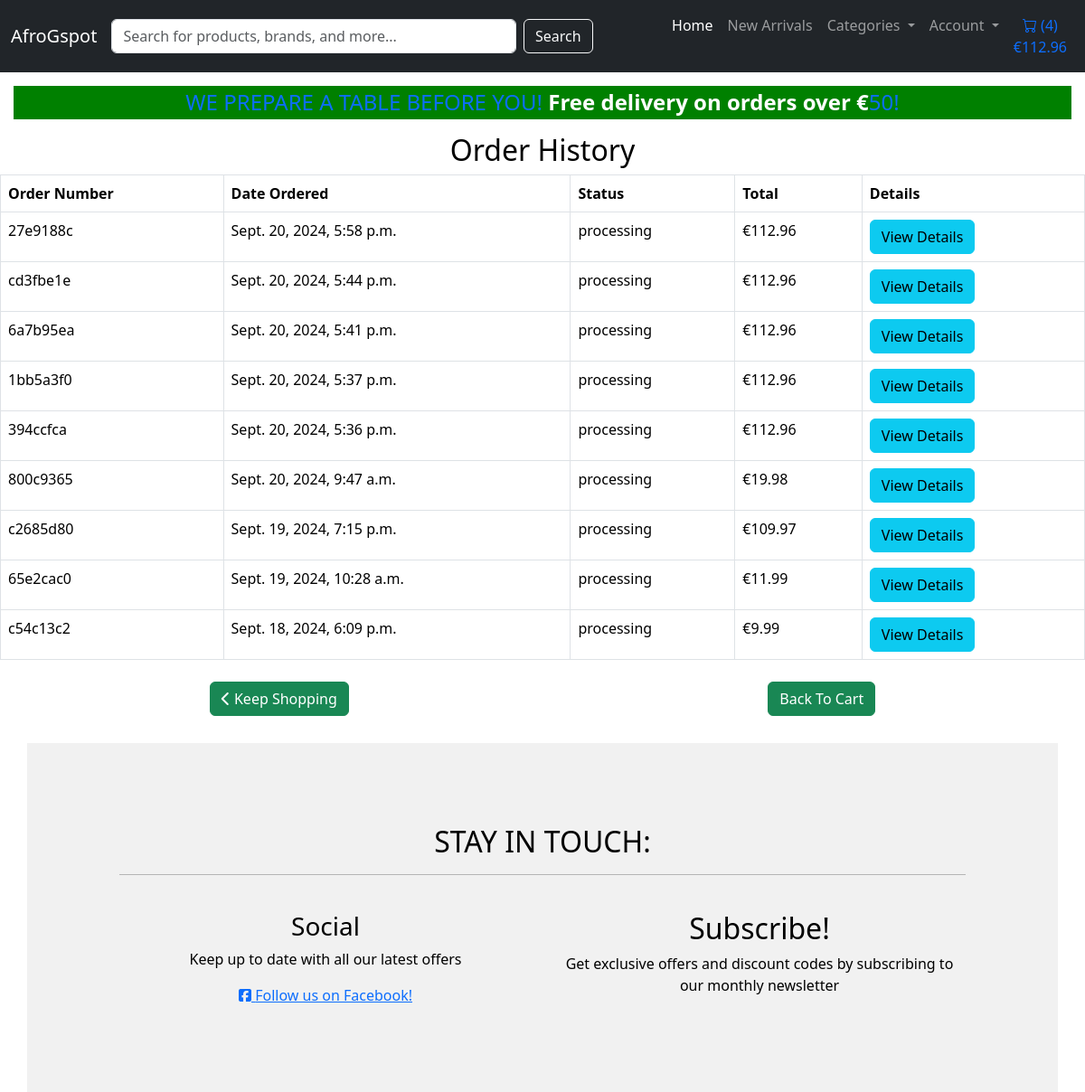
Page /checkout/order-history/ (signed in) on the committed database.
### checkout/models.py (models this page shows, shortened)
class Order(models.Model):
    user = models.ForeignKey(settings.AUTH_USER_MODEL, on_delete=models.SET_NULL, null=True, blank=True)
    profile = models.ForeignKey('profiles.Profile', on_delete=models.SET_NULL, null=True, blank=True, related_name='orders')
    full_name = models.CharField(max_length=100)
    email = models.EmailField()
    phone_number = models.CharField(max_length=15)
    address_line_1 = models.CharField(max_length=255)
    address_line_2 = models.CharField(max_length=255, blank=True, null=True)
    city = models.CharField(max_length=100)
    postal_code = models.CharField(max_length=20, blank=True, null=True)
    country = models.CharField(max_length=50, blank=False, null=False)
    date_ordered = models.DateTimeField(auto_now_add=True)
    order_total = models.DecimalField(max_digits=10, decimal_places=2, default=0.00)
    delivery_cost = models.DecimalField(max_digits=6, decimal_places=2, default=7.00)
    grand_total = models.DecimalField(max_digits=10, decimal_places=2, default=0.00)
    stripe_payment_intent = models.CharField(max_length=200, null=True, blank=True) # Stores Stripe payment intent ID
    order_number = models.CharField(max_length=8, default=generate_short_order_number, null=False, editable=False, unique=True)
    payment_status = models.CharField(max_length=10, choices=[
        ('pending', 'Pending'),
        ('completed', 'Completed'),
        ('failed', 'Failed'),
        ('refunded', 'Refunded')], default='pending')
    order_status = models.CharField(max_length=12, choices=[
        ('processing', 'Processing'),
        ('shipped', 'Shipped'),
        ('delivered', 'Delivered'),
        ('cancelled', 'Cancelled')], default='processing')

### checkout/views.py (the view)
# urls.py: path('order-history/', views.order_history, name='order_history'),
@login_required
def order_history(request):
    orders = Order.objects.filter(user=request.user).order_by('-date_ordered')
    context = {
        'orders': orders,
    }
    return render(request, 'checkout/order_history.html', context)

### checkout/templates/checkout/order_history.html
{% extends 'base.html' %}
{% block content %}
<h2 class="text-center">Order History</h2>
{% if orders %}
<table class="table table-bordered">
    <thead>
        <tr>
            <th>Order Number</th>
            <th>Date Ordered</th>
            <th>Status</th>
            <th>Total</th>
            <th>Details</th>
        </tr>
    </thead>
    <tbody>
        {% for order in orders %}
        <tr>
            <td>{{ order.order_number }}</td>
            <td>{{ order.date_ordered }}</td>
            <td>{{ order.order_status }}</td>
            <td>€{{ order.grand_total }}</td>
            <td>
                <a href="{% url 'order_detail' order.id %}" class="btn btn-info">View Details</a>
            </td>
        </tr>
        {% endfor %}
    </tbody>
</table>
{% else %}
<p class="text-center">You have no past orders.</p>
{% endif %}
<div class="d-flex justify-content-around align-items-center mt-4">
    <a class="btn btn-success" href="{% url 'product_list' %}">
        <i class="fas fa-chevron-left"></i> Keep Shopping
    </a>
    <a class="btn btn-success" href="{% url 'cart_detail' %}">Back To Cart</a>
</div>
{% endblock %}

### static/css/base.css (style rules this page uses)
html, body { margin: 0; padding: 0; height: 100%; color: black; }

### rows in the picture
Order: order_number "27e9188c", date_ordered "Sept. 20, 2024, 5:58 p.m.", order_status "processing", grand_total "112.96"
Order: order_number "cd3fbe1e", date_ordered "Sept. 20, 2024, 5:44 p.m.", order_status "processing", grand_total "112.96"
Order: order_number "6a7b95ea", date_ordered "Sept. 20, 2024, 5:41 p.m.", order_status "processing", grand_total "112.96"
Order: order_number "1bb5a3f0", date_ordered "Sept. 20, 2024, 5:37 p.m.", order_status "processing", grand_total "112.96"
Order: order_number "394ccfca", date_ordered "Sept. 20, 2024, 5:36 p.m.", order_status "processing", grand_total "112.96"
Order: order_number "800c9365", date_ordered "Sept. 20, 2024, 9:47 a.m.", order_status "processing", grand_total "19.98"
Order: order_number "c2685d80", date_ordered "Sept. 19, 2024, 7:15 p.m.", order_status "processing", grand_total "109.97"
Order: order_number "65e2cac0", date_ordered "Sept. 19, 2024, 10:28 a.m.", order_status "processing", grand_total "11.99"
Order: order_number "c54c13c2", date_ordered "Sept. 18, 2024, 6:09 p.m.", order_status "processing", grand_total "9.99"

### other values in the picture
{{ product_count }} "4"
{{ grand_total|floatformat:2 }} "112.96"
{{ free_delivery_threshold }} "50"
